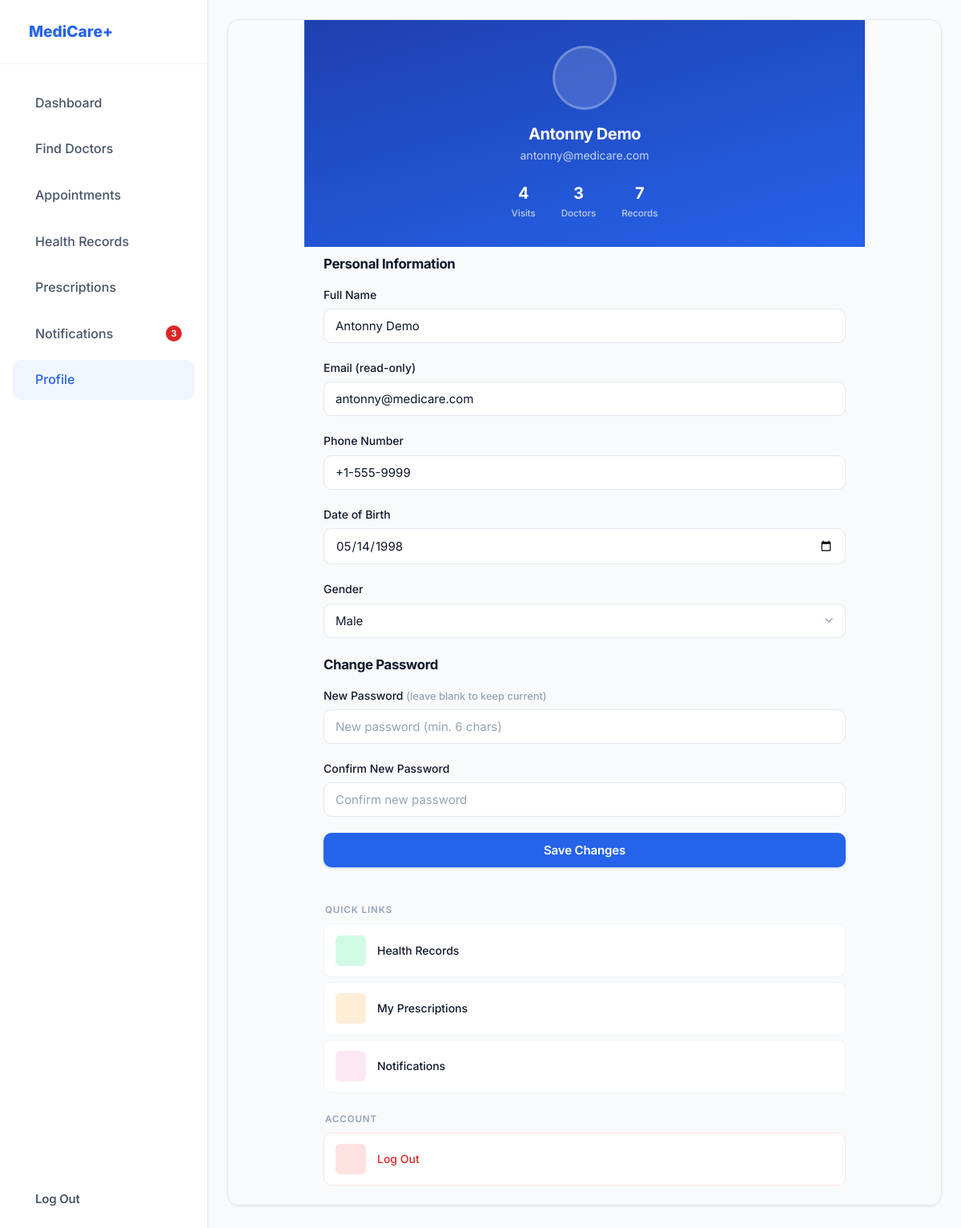
/profile.php (signed in), run on the app's committed database.
### tables this page shows
CREATE TABLE IF NOT EXISTS users (
  id            INT UNSIGNED AUTO_INCREMENT PRIMARY KEY,
  fullname      VARCHAR(120)  NOT NULL,
  email         VARCHAR(180)  NOT NULL UNIQUE,
  phone         VARCHAR(20)   DEFAULT NULL,
  dob           DATE          DEFAULT NULL,
  gender        ENUM('male','female','other') DEFAULT NULL,
  password_hash VARCHAR(255)  NOT NULL,
  role          ENUM('patient','doctor','admin') NOT NULL DEFAULT 'patient',
  created_at    TIMESTAMP     DEFAULT CURRENT_TIMESTAMP
);

### php/auth.php (called while the page is built, shortened)
<?php
function unreadNotifCount(): int {
    $pdo = getDB();
    $stmt = $pdo->prepare('SELECT COUNT(*) FROM notifications WHERE user_id = ? AND is_read = 0');
    $stmt->execute([$_SESSION['user_id']]);
    return (int) $stmt->fetchColumn();
}

### profile.php (the view, shortened to what this page needs)
<?php
require_once __DIR__ . '/php/auth.php';
$pdo        = getDB();
$uid        = $_SESSION['user_id'];
$notifCount = unreadNotifCount();
$userStmt = $pdo->prepare('SELECT * FROM users WHERE id = ? LIMIT 1');
$userStmt->execute([$uid]);
$profile  = $userStmt->fetch();
$apptCount = $pdo->prepare('SELECT COUNT(*) FROM appointments WHERE user_id = ?');
$apptCount->execute([$uid]); $totalAppts = $apptCount->fetchColumn();
$docCount = $pdo->prepare('SELECT COUNT(DISTINCT doctor_id) FROM appointments WHERE user_id = ?');
$docCount->execute([$uid]); $distinctDocs = $docCount->fetchColumn();
$recCount = $pdo->prepare('SELECT COUNT(*) FROM health_records WHERE user_id = ?');
$recCount->execute([$uid]); $totalRecs = $recCount->fetchColumn();
?>
<!DOCTYPE html>
<html lang="en">
<head>
  <link href="https://cdn.jsdelivr.net/npm/remixicon@3.5.0/fonts/remixicon.css" rel="stylesheet">
  <link rel="stylesheet" href="style.css" />
</head>
<body>
<div class="app-layout">
  <aside class="sidebar">
    <div class="sidebar-logo"><i class="ri-hospital-line"></i> MediCare+</div>
    <nav class="sidebar-nav">
      <a href="dashboard.php"><i class="ri-home-5-line"></i> Dashboard</a>
      <a href="doctors.php"><i class="ri-nurse-line"></i> Find Doctors</a>
      <a href="booking.php"><i class="ri-calendar-check-line"></i> Appointments</a>
      <a href="records.php"><i class="ri-folder-open-line"></i> Health Records</a>
      <a href="prescriptions.php"><i class="ri-medicine-bottle-line"></i> Prescriptions</a>
      <a href="notifications.php"><i class="ri-notification-3-line"></i> Notifications
        <?php if ($notifCount > 0): ?><span class="sidebar-badge"><?= $notifCount ?></span><?php endif; ?>
      </a>
      <a href="profile.php" class="active"><i class="ri-user-3-line"></i> Profile</a>
    </nav>
    <div style="padding: 24px 16px;">
      <a href="logout.php" class="btn btn-ghost" style="color: var(--text-secondary); width: 100%; justify-content: flex-start; gap: 12px; padding: 12px 16px;">
        <i class="ri-logout-box-r-line"></i> Log Out
      </a>
    </div>
  </aside>
  <main class="main-content">
    <div class="content-wrapper">
      <div class="page-content">
        <div style="max-width: 700px; margin: 0 auto;">
          <div class="profile-header">
            <div class="profile-avatar">
            </div>
            <h2><?= htmlspecialchars($profile['fullname']) ?></h2>
            <p><?= htmlspecialchars($profile['email']) ?></p>
            <div class="profile-stats">
              <div class="profile-stat">
                <div class="stat-num"><?= $totalAppts ?></div>
                <div class="stat-label">Visits</div>
              </div>
              <div class="profile-stat">
                <div class="stat-num"><?= $distinctDocs ?></div>
                <div class="stat-label">Doctors</div>
              </div>
              <div class="profile-stat">
                <div class="stat-num"><?= $totalRecs ?></div>
                <div class="stat-label">Records</div>
              </div>
            </div>
          </div>
          <div style="padding: 0 24px;">
            <form method="POST" action="profile.php" style="margin-bottom: 24px;">
              <div class="section-header"><h3>Personal Information</h3></div>
              <div class="form-group">
                <label for="fullname">Full Name</label>
                <input type="text" id="fullname" name="fullname" class="form-control"
                       value="<?= htmlspecialchars($profile['fullname']) ?>" required />
              </div>
              <div class="form-group">
                <label for="email">Email (read-only)</label>
                <input type="email" id="email" class="form-control"
                       value="<?= htmlspecialchars($profile['email']) ?>" disabled />
              </div>
              <div class="form-group">
                <label for="phone">Phone Number</label>
                <input type="tel" id="phone" name="phone" class="form-control"
                       value="<?= htmlspecialchars($profile['phone'] ?? '') ?>" />
              </div>
              <div class="form-group">
                <label for="dob">Date of Birth</label>
                <input type="date" id="dob" name="dob" class="form-control"
                       value="<?= htmlspecialchars($profile['dob'] ?? '') ?>" />
              </div>
              <div class="form-group">
                <label for="gender">Gender</label>
                <select id="gender" name="gender" class="form-control">
                  <?php foreach (['male' => 'Male', 'female' => 'Female', 'other' => 'Other'] as $val => $lbl): ?>
                    <option value="<?= $val ?>" <?= ($profile['gender'] === $val) ? 'selected' : '' ?>><?= $lbl ?></option>
                  <?php endforeach; ?>
                </select>
              </div>
              <div class="section-header" style="margin-top:16px;"><h3>Change Password</h3></div>
              <div class="form-group">
                <label for="new_password">New Password <span style="color:var(--text-muted); font-size:0.8rem;">(leave blank to keep current)</span></label>
                <input type="password" id="new_password" name="new_password" class="form-control"
                       placeholder="New password (min. 6 chars)" />
              </div>
              <div class="form-group">
                <label for="confirm_password">Confirm New Password</label>
                <input type="password" id="confirm_password" name="confirm_password" class="form-control"
                       placeholder="Confirm new password" />
              </div>
              <button type="submit" name="update_profile" value="1" class="btn btn-primary">
                Save Changes
              </button>
            </form>
          </div>
          <div class="profile-menu">
            <div class="profile-menu-group">
              <h4>Quick Links</h4>
              <a href="records.php" class="profile-menu-item">
                <div class="profile-menu-icon qa-green"><i class="ri-file-list-3-line"></i></div>
                <span class="menu-text">Health Records</span>
              </a>
              <a href="prescriptions.php" class="profile-menu-item">
                <div class="profile-menu-icon qa-orange"><i class="ri-medicine-bottle-line"></i></div>
                <span class="menu-text">My Prescriptions</span>
              </a>
              <a href="notifications.php" class="profile-menu-item">
                <div class="profile-menu-icon qa-pink"><i class="ri-notification-3-line"></i></div>
                <span class="menu-text">Notifications</span>
              </a>
            </div>
            <div class="profile-menu-group">
              <h4>Account</h4>
              <a href="logout.php" class="profile-menu-item logout-item">
                <div class="profile-menu-icon qa-red"><i class="ri-logout-box-r-line"></i></div>
                <span class="menu-text">Log Out</span>
              </a>
            </div>
          </div>
        </div>
      </div>
    </div>
  </main>
</div>
</body>
</html>

### data on the page
users: fullname "Antonny Demo", email "antonny@medicare.com", phone "+1-555-9999", dob "05/14/1998", gender "Male"

### other printed values
$notifCount "3"
$totalAppts "4"
$distinctDocs "3"
$totalRecs "7"
